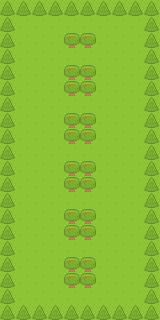

This is a level from a 2D game, rendered from its Tiled map with the project's own tilesets. A one-line summary and the map file follow, with tile-layer data summarised:
An orthogonal 10x20 tile map with 16x16 px tiles, 2 tile layers (Field, Trees).

<map version="1.9" tiledversion="1.9.2" orientation="orthogonal" renderorder="right-down" width="10" height="20" tilewidth="16" tileheight="16" infinite="0" nextlayerid="7" nextobjectid="1">
 <editorsettings>
  <export target="map2.tmj" format="json" />
 </editorsettings>
 <tileset firstgid="1" name="Basic Tileset" tilewidth="16" tileheight="16" tilecount="6" columns="2">
  <image source="../joguito/assets/map/spritesheet.png" width="32" height="48" />
 </tileset>
 <layer id="1" name="Field" width="10" height="20">
  <data>[200 cells, 200 non-empty, 1 distinct tile ids]</data>
 </layer>
 <layer id="6" name="Trees" width="10" height="20">
  <data>[200 cells, 78 non-empty, 2 distinct tile ids]</data>
 </layer>
</map>
